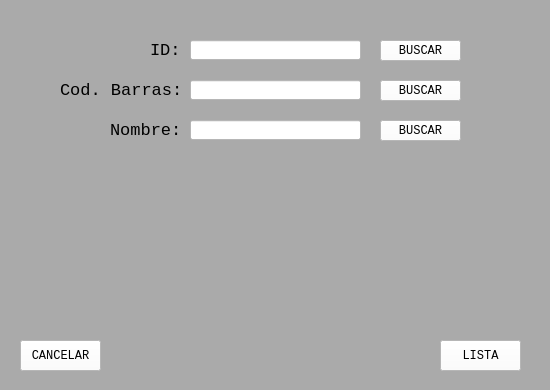
   <widget class="QWidget" name="widgetBuscar" native="true">
    <property name="geometry">
     <rect>
      <x>110</x>
      <y>690</y>
      <width>550</width>
      <height>390</height>
     </rect>
    </property>
    <property name="styleSheet">
     <string notr="true">background-color: rgb(170, 170, 170);</string>
    </property>
    <widget class="QLineEdit" name="lineBuscarCodbarras">
     <property name="geometry">
      <rect>
       <x>190</x>
       <y>80</y>
       <width>171</width>
       <height>20</height>
      </rect>
     </property>
     <property name="font">
      <font>
       <family>Courier New</family>
       <pointsize>13</pointsize>
      </font>
     </property>
     <property name="styleSheet">
      <string notr="true">background-color: rgb(255, 255, 255);</string>
     </property>
     <property name="text">
      <string/>
     </property>
    </widget>
    <widget class="QLabel" name="label_10">
     <property name="geometry">
      <rect>
       <x>60</x>
       <y>80</y>
       <width>121</width>
       <height>21</height>
      </rect>
     </property>
     <property name="font">
      <font>
       <family>Courier New</family>
       <pointsize>13</pointsize>
      </font>
     </property>
     <property name="text">
      <string>Cod. Barras:</string>
     </property>
    </widget>
    <widget class="QLabel" name="label_11">
     <property name="geometry">
      <rect>
       <x>110</x>
       <y>120</y>
       <width>71</width>
       <height>21</height>
      </rect>
     </property>
     <property name="font">
      <font>
       <family>Courier New</family>
       <pointsize>13</pointsize>
      </font>
     </property>
     <property name="text">
      <string>Nombre:</string>
     </property>
    </widget>
    <widget class="QLineEdit" name="lineBuscarNombre">
     <property name="geometry">
      <rect>
       <x>190</x>
       <y>120</y>
       <width>171</width>
       <height>20</height>
      </rect>
     </property>
     <property name="font">
      <font>
       <family>Courier New</family>
       <pointsize>13</pointsize>
      </font>
     </property>
     <property name="styleSheet">
      <string notr="true">background-color: rgb(255, 255, 255);</string>
     </property>
     <property name="text">
      <string/>
     </property>
    </widget>
    <widget class="QLabel" name="label_16">
     <property name="geometry">
      <rect>
       <x>150</x>
       <y>40</y>
       <width>31</width>
       <height>21</height>
      </rect>
     </property>
     <property name="font">
      <font>
       <family>Courier New</family>
       <pointsize>13</pointsize>
      </font>
     </property>
     <property name="text">
      <string>ID:</string>
     </property>
    </widget>
    <widget class="QPushButton" name="ButtonBuscarID">
     <property name="geometry">
      <rect>
       <x>380</x>
       <y>40</y>
       <width>81</width>
       <height>21</height>
      </rect>
     </property>
     <property name="font">
      <font>
       <family>Courier New</family>
      </font>
     </property>
     <property name="styleSheet">
      <string notr="true">background-color: rgb(255, 255, 255);</string>
     </property>
     <property name="text">
      <string>BUSCAR</string>
     </property>
    </widget>
    <widget class="QPushButton" name="ButtonBuscarCancelar">
     <property name="geometry">
      <rect>
       <x>20</x>
       <y>340</y>
       <width>81</width>
       <height>31</height>
      </rect>
     </property>
     <property name="font">
      <font>
       <family>Courier New</family>
      </font>
     </property>
     <property name="styleSheet">
      <string notr="true">background-color: rgb(255, 255, 255);</string>
     </property>
     <property name="text">
      <string>CANCELAR</string>
     </property>
    </widget>
    <widget class="QLineEdit" name="lineBuscarID">
     <property name="geometry">
      <rect>
       <x>190</x>
       <y>40</y>
       <width>171</width>
       <height>20</height>
      </rect>
     </property>
     <property name="font">
      <font>
       <family>Courier New</family>
       <pointsize>13</pointsize>
      </font>
     </property>
     <property name="styleSheet">
      <string notr="true">background-color: rgb(255, 255, 255);</string>
     </property>
    </widget>
    <widget class="QPushButton" name="ButtonBuscarCodbarras">
     <property name="geometry">
      <rect>
       <x>380</x>
       <y>80</y>
       <width>81</width>
       <height>21</height>
      </rect>
     </property>
     <property name="font">
      <font>
       <family>Courier New</family>
      </font>
     </property>
     <property name="styleSheet">
      <string notr="true">background-color: rgb(255, 255, 255);</string>
     </property>
     <property name="text">
      <string>BUSCAR</string>
     </property>
    </widget>
    <widget class="QPushButton" name="ButtonBuscarNombre">
     <property name="geometry">
      <rect>
       <x>380</x>
       <y>120</y>
       <width>81</width>
       <height>21</height>
      </rect>
     </property>
     <property name="font">
      <font>
       <family>Courier New</family>
      </font>
     </property>
     <property name="styleSheet">
      <string notr="true">background-color: rgb(255, 255, 255);</string>
     </property>
     <property name="text">
      <string>BUSCAR</string>
     </property>
    </widget>
    <widget class="QPushButton" name="ButtonMenuVer">
     <property name="geometry">
      <rect>
       <x>440</x>
       <y>340</y>
       <width>81</width>
       <height>31</height>
      </rect>
     </property>
     <property name="font">
      <font>
       <family>Courier New</family>
      </font>
     </property>
     <property name="styleSheet">
      <string notr="true">background-color: rgb(255, 255, 255);</string>
     </property>
     <property name="text">
      <string>LISTA</string>
     </property>
    </widget>
   </widget>
